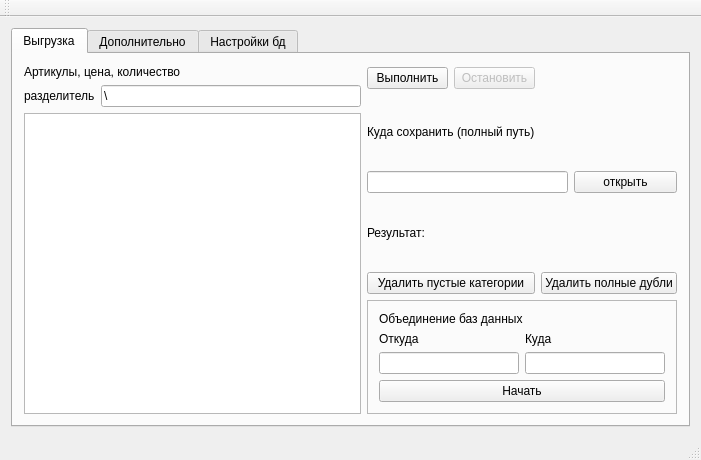
<?xml version="1.0" encoding="UTF-8"?>
<ui version="4.0">
 <class>MainWindow</class>
 <widget class="QMainWindow" name="MainWindow">
  <property name="geometry">
   <rect>
    <x>0</x>
    <y>0</y>
    <width>701</width>
    <height>460</height>
   </rect>
  </property>
  <property name="windowTitle">
   <string>Выгрузка CSV</string>
  </property>
  <widget class="QWidget" name="centralWidget">
   <layout class="QGridLayout" name="gridLayout_2">
    <item row="0" column="0">
     <widget class="QTabWidget" name="tabWidget">
      <property name="currentIndex">
       <number>0</number>
      </property>
      <widget class="QWidget" name="tab">
       <attribute name="title">
        <string>Выгрузка</string>
       </attribute>
       <layout class="QGridLayout" name="gridLayout_5">
        <item row="0" column="0" rowspan="6">
         <layout class="QVBoxLayout" name="verticalLayout">
          <item>
           <widget class="QLabel" name="label">
            <property name="text">
             <string>Артикулы, цена, количество</string>
            </property>
           </widget>
          </item>
          <item>
           <layout class="QHBoxLayout" name="horizontalLayout">
            <item>
             <widget class="QLabel" name="label_10">
              <property name="text">
               <string>разделитель</string>
              </property>
             </widget>
            </item>
            <item>
             <widget class="QLineEdit" name="seporator">
              <property name="text">
               <string>\</string>
              </property>
             </widget>
            </item>
           </layout>
          </item>
          <item>
           <widget class="QTextEdit" name="textEdit"/>
          </item>
         </layout>
        </item>
        <item row="0" column="1">
         <widget class="QPushButton" name="pushButton">
          <property name="text">
           <string>Выполнить</string>
          </property>
         </widget>
        </item>
        <item row="0" column="2">
         <widget class="QPushButton" name="pushButton_4">
          <property name="enabled">
           <bool>false</bool>
          </property>
          <property name="text">
           <string>Остановить</string>
          </property>
         </widget>
        </item>
        <item row="0" column="3">
         <widget class="QLabel" name="label_2">
          <property name="minimumSize">
           <size>
            <width>27</width>
            <height>27</height>
           </size>
          </property>
          <property name="maximumSize">
           <size>
            <width>23</width>
            <height>27</height>
           </size>
          </property>
          <property name="text">
           <string/>
          </property>
         </widget>
        </item>
        <item row="1" column="1" colspan="2">
         <widget class="QLabel" name="label_8">
          <property name="text">
           <string>Куда сохранить (полный путь)</string>
          </property>
         </widget>
        </item>
        <item row="2" column="1" colspan="3">
         <widget class="QLineEdit" name="pathSave"/>
        </item>
        <item row="2" column="4">
         <widget class="QPushButton" name="pB_OpenFile">
          <property name="text">
           <string>открыть</string>
          </property>
         </widget>
        </item>
        <item row="3" column="1">
         <widget class="QLabel" name="label_9">
          <property name="text">
           <string>Результат: </string>
          </property>
         </widget>
        </item>
        <item row="4" column="1" colspan="2">
         <widget class="QPushButton" name="pushButton_5">
          <property name="text">
           <string>Удалить пустые категории</string>
          </property>
         </widget>
        </item>
        <item row="4" column="3" colspan="2">
         <widget class="QPushButton" name="pushButton_6">
          <property name="text">
           <string>Удалить полные дубли</string>
          </property>
         </widget>
        </item>
        <item row="5" column="1" colspan="4">
         <widget class="QFrame" name="frame">
          <property name="frameShape">
           <enum>QFrame::StyledPanel</enum>
          </property>
          <property name="frameShadow">
           <enum>QFrame::Raised</enum>
          </property>
          <layout class="QGridLayout" name="gridLayout">
           <item row="0" column="0">
            <widget class="QLabel" name="label_13">
             <property name="text">
              <string>Объединение баз данных</string>
             </property>
            </widget>
           </item>
           <item row="1" column="0">
            <layout class="QHBoxLayout" name="horizontalLayout_2">
             <item>
              <layout class="QVBoxLayout" name="verticalLayout_3">
               <item>
                <widget class="QLabel" name="label_11">
                 <property name="text">
                  <string>Откуда</string>
                 </property>
                </widget>
               </item>
               <item>
                <widget class="QLineEdit" name="lineEdit"/>
               </item>
              </layout>
             </item>
             <item>
              <layout class="QVBoxLayout" name="verticalLayout_4">
               <item>
                <widget class="QLabel" name="label_12">
                 <property name="text">
                  <string>Куда</string>
                 </property>
                </widget>
               </item>
               <item>
                <widget class="QLineEdit" name="lineEdit_2"/>
               </item>
              </layout>
             </item>
            </layout>
           </item>
           <item row="2" column="0">
            <widget class="QPushButton" name="pushButton_7">
             <property name="text">
              <string>Начать</string>
             </property>
            </widget>
           </item>
          </layout>
         </widget>
        </item>
       </layout>
      </widget>
      <widget class="QWidget" name="tab_3">
       <attribute name="title">
        <string>Дополнительно</string>
       </attribute>
       <layout class="QGridLayout" name="gridLayout_4">
        <item row="0" column="0">
         <widget class="QTextEdit" name="textEdit_2">
          <property name="minimumSize">
           <size>
            <width>0</width>
            <height>0</height>
           </size>
          </property>
          <property name="maximumSize">
           <size>
            <width>16777215</width>
            <height>16777215</height>
           </size>
          </property>
         </widget>
        </item>
       </layout>
      </widget>
      <widget class="QWidget" name="tab_2">
       <attribute name="title">
        <string>Настройки бд</string>
       </attribute>
       <layout class="QGridLayout" name="gridLayout_3">
        <item row="0" column="0" colspan="3">
         <layout class="QFormLayout" name="formLayout">
          <item row="0" column="0">
           <widget class="QLabel" name="label_3">
            <property name="text">
             <string>Сервер</string>
            </property>
           </widget>
          </item>
          <item row="0" column="1">
           <widget class="QLineEdit" name="tHost"/>
          </item>
          <item row="1" column="0">
           <widget class="QLabel" name="label_4">
            <property name="text">
             <string>Порт</string>
            </property>
           </widget>
          </item>
          <item row="1" column="1">
           <widget class="QLineEdit" name="tPort"/>
          </item>
          <item row="2" column="0">
           <widget class="QLabel" name="label_5">
            <property name="text">
             <string>База</string>
            </property>
           </widget>
          </item>
          <item row="2" column="1">
           <widget class="QLineEdit" name="tDb"/>
          </item>
          <item row="3" column="0">
           <widget class="QLabel" name="label_6">
            <property name="text">
             <string>Пользователь</string>
            </property>
           </widget>
          </item>
          <item row="3" column="1">
           <widget class="QLineEdit" name="tUser"/>
          </item>
          <item row="4" column="0">
           <widget class="QLabel" name="label_7">
            <property name="text">
             <string>Пароль</string>
            </property>
           </widget>
          </item>
          <item row="4" column="1">
           <widget class="QLineEdit" name="tPass">
            <property name="echoMode">
             <enum>QLineEdit::Password</enum>
            </property>
           </widget>
          </item>
         </layout>
        </item>
        <item row="1" column="0">
         <spacer name="verticalSpacer_2">
          <property name="orientation">
           <enum>Qt::Vertical</enum>
          </property>
          <property name="sizeHint" stdset="0">
           <size>
            <width>20</width>
            <height>59</height>
           </size>
          </property>
         </spacer>
        </item>
        <item row="2" column="0">
         <widget class="QPushButton" name="pushButton_2">
          <property name="text">
           <string>test</string>
          </property>
         </widget>
        </item>
        <item row="2" column="1">
         <widget class="QPushButton" name="pushButton_3">
          <property name="text">
           <string>Сохранить</string>
          </property>
         </widget>
        </item>
        <item row="2" column="2">
         <spacer name="horizontalSpacer_2">
          <property name="orientation">
           <enum>Qt::Horizontal</enum>
          </property>
          <property name="sizeHint" stdset="0">
           <size>
            <width>261</width>
            <height>20</height>
           </size>
          </property>
         </spacer>
        </item>
       </layout>
      </widget>
     </widget>
    </item>
   </layout>
  </widget>
  <widget class="QMenuBar" name="menuBar">
   <property name="geometry">
    <rect>
     <x>0</x>
     <y>0</y>
     <width>701</width>
     <height>24</height>
    </rect>
   </property>
  </widget>
  <widget class="QToolBar" name="mainToolBar">
   <attribute name="toolBarArea">
    <enum>TopToolBarArea</enum>
   </attribute>
   <attribute name="toolBarBreak">
    <bool>false</bool>
   </attribute>
  </widget>
  <widget class="QStatusBar" name="statusBar"/>
 </widget>
 <layoutdefault spacing="6" margin="11"/>
 <resources/>
 <connections/>
</ui>
